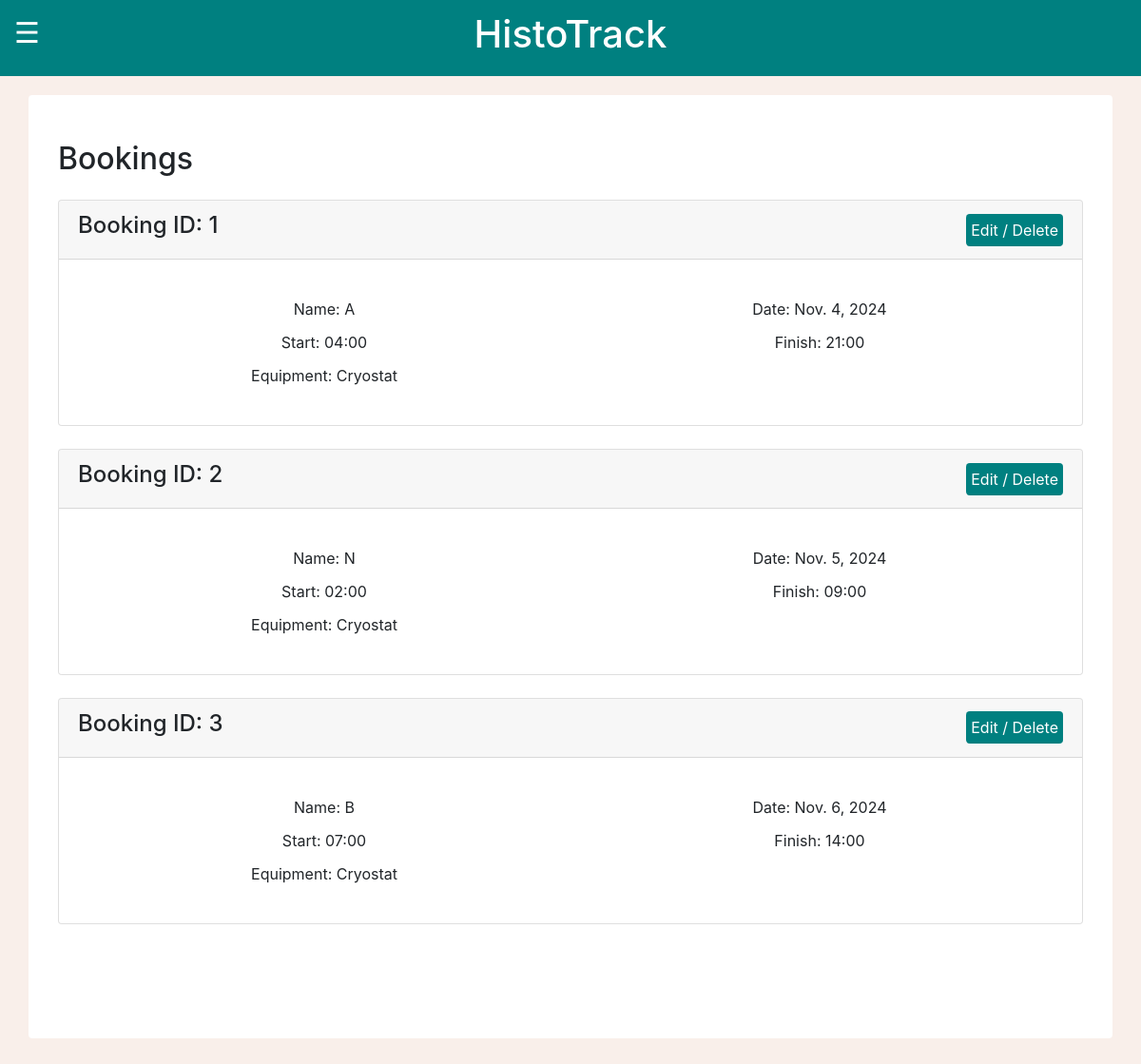
Page /MCalendar/myBookings/ (signed in) on the earlier database version.
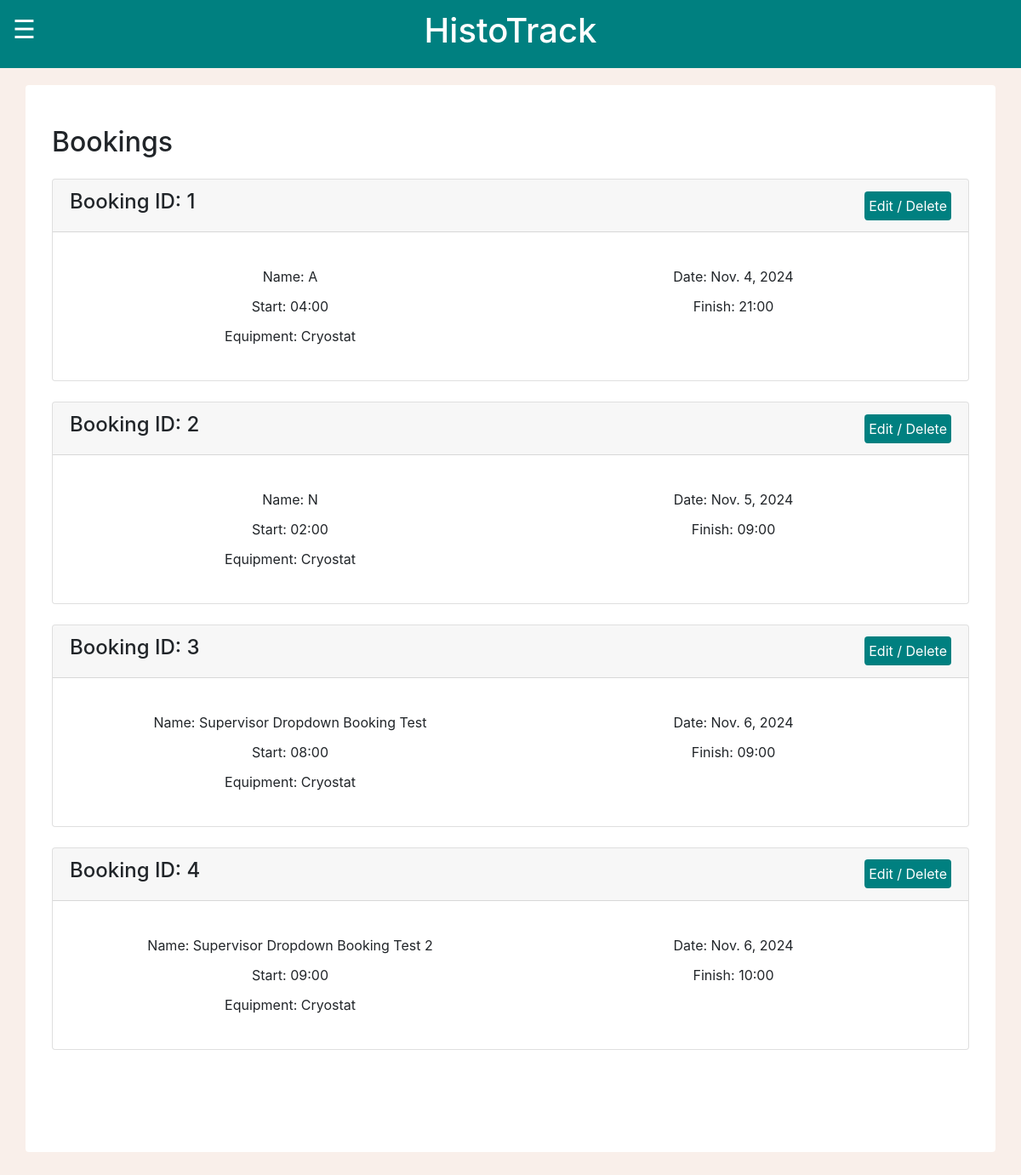
Same page on the later database version.
### MCalendar/models.py (models this page shows, shortened)
class Event(models.Model):
    bookingName = models.CharField(max_length=80)
    supervisorName = models.CharField(max_length=80)
    email = models.EmailField()
    bookingDate = models.DateField()
    startTime = models.TimeField()
    finishTime = models.TimeField()
    comments = models.TextField(max_length = 1000)
    equipment = models.CharField(max_length=100, default='Not specified')
    totalTime = models.IntegerField(default=0)
    hourlyRate = models.DecimalField(max_digits=10, decimal_places=2, default=0.00)

### MCalendar/views.py (the view, shortened to what this page needs)
# urls.py: path("myBookings/", views.myBookings, name="myBookings"),
def myBookings(request):
    if request.user.is_superuser:
        myBookings = Event.objects.all().values()
        template = loader.get_template('myBookings.html')
        context = {
            'myBookings': myBookings,
        }
        return HttpResponse(template.render(context, request))

### MCalendar/templates/myBookings.html (shortened to what this page needs)
{% load static %}
<!DOCTYPE html>
<html lang="en">
    <head>
        <link rel="stylesheet" href="https://cdn.jsdelivr.net/npm/bootstrap@4.6.2/dist/css/bootstrap.min.css">
        <link rel="stylesheet" href="{% static 'global.css' %}">
    </head>
    <body>
        <div class="container-fluid text-white topbar">
            <div class="row">
                <div class="col-2 container-fluid text-left">
                <span class="sidebarButton" onclick="toggleNav()">&#9776;</span>
                </div>
                <div class="col-8 container-fluid text-center h1">
                    <span>HistoTrack</span>
                </div>
                <div class="col-2"></div>
            </div>
        </div>
    <div class="container rounded bg-white mt-5 mb-5 pb-5">
        <div class="row">
            <div class="col-md-12">
                <div class="p-3 py-5">
                    <div class="d-flex justify-content-between align-items-center mb-3">
                        <h2 class="text-right">Bookings</h2>
                    </div>
                    {%for z in myBookings%}
                        <div class="card">
                            <div class="card-header">
                                <div class="d-flex justify-content-between align-items-center">
                                    <h4 class="bookingName">Booking ID: {{z.id}}</h4>
                                    <div class="text-center">
                                        <a class="btn btn-sty" href="http://127.0.0.1:8000/MCalendar/myBookings/editBooking/{{ z.id }}">
                                            Edit / Delete
                                        </a>
                                    </div>
                                </div>
                            </div>
                            <div class="card-body">
                                <p class="card-text">
                                    <div class="details">
                                        <div class="detailsListItem">Name: {{ z.bookingName }}</div>
                                        <div class="detailsListItem">Date: {{ z.bookingDate }}</div>
                                        <div class="detailsListItem">Start: {{ z.startTime|time:"H:i" }}</div>
                                        <div class="detailsListItem">Finish: {{ z.finishTime|time:"H:i" }}</div>
                                        <div class="detailsListItem">Equipment: {{ z.equipment }}</div>
                                    </div>
                                </p>
                            </div>
                        </div>
                        <br>
                    {%endfor%}
        </div>
    </div>
</body>
</html>

Differences in the rows shown:
changed Event id 3: bookingName "B" → "Supervisor Dropdown Booking Test"; startTime "07:00" → "08:00"; finishTime "14:00" → "09:00"
added Event: id "4", bookingName "Supervisor Dropdown Booking Test 2", bookingDate "Nov. 6, 2024", startTime "09:00", finishTime "10:00", equipment "Cryostat"
